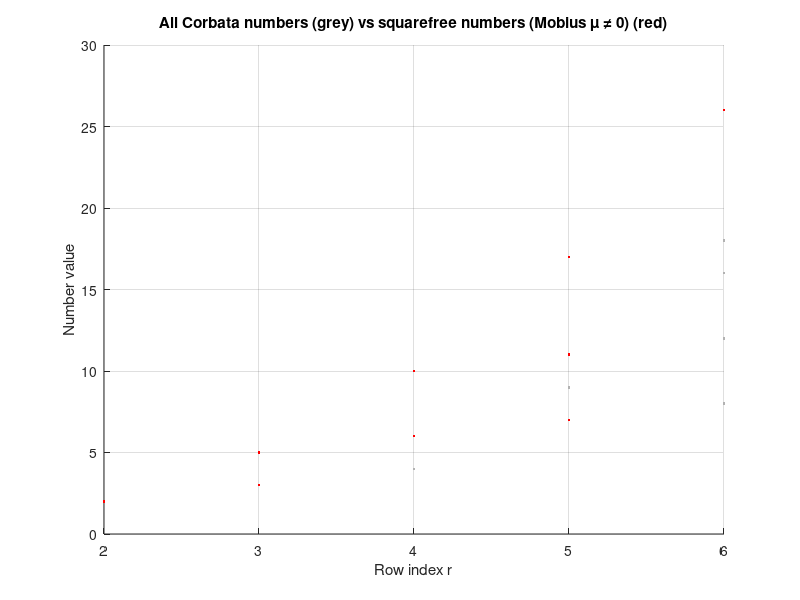
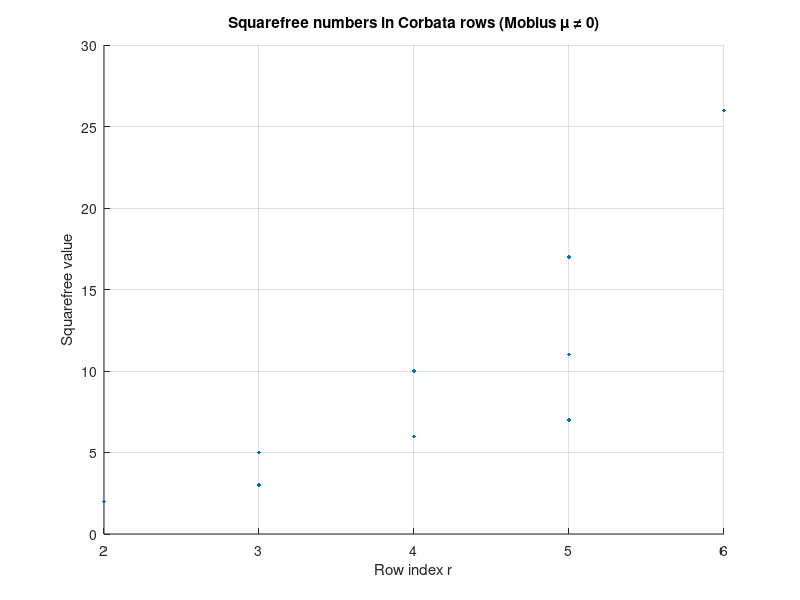

Write the MATLAB code that produced these figures, in order.
function corbata_compare_all_vs_mobius()
% Compare all Corbata numbers vs squarefree numbers (Mobius mu(n) ≠ 0).
% Figure 1: all numbers in grey with squarefree values overlaid in red.
% Figure 2: only squarefree values (Mobius mu = ±1).
% Additionally, the code prints:
%   - the count of squarefree numbers per row
%   - the density per row
%   - comparison with the theoretical densities 4/pi^2 and 8/pi^2.

    % ----- 1. User input -----
    while true
        prompt = ['How many Corbata rows (starting from row 2) ', ...
                  'do you want to generate and plot? '];
        num_rows = input(prompt);

        if isscalar(num_rows) && isnumeric(num_rows) && ...
                num_rows == floor(num_rows) && num_rows > 0
            break;
        else
            disp('Invalid input. Please enter a positive integer.');
        end
    end

    max_r = num_rows + 1;  % include top row [1]

    % Storage for all Corbata rows
    corbata_cells = cell(max_r, 1);
    corbata_cells{1} = 1;  % Row 1 contains only the value 1

    % Track used numbers to ensure no repeats
    used_numbers = containers.Map('KeyType','double','ValueType','logical');
    used_numbers(1) = true;

    % Storage for counts and lengths per row (r = 2..max_r)
    sqfree_counts  = zeros(max_r,1);
    row_lengths    = zeros(max_r,1);
    sqfree_density = zeros(max_r,1);

    % ----- 2. Build all Corbata rows -----
    for r = 2:max_r
        row_vec = generate_corbata_row_local(r);

        % Parity check: row cannot mix even and odd values
        if any(mod(row_vec,2) ~= mod(row_vec(1),2))
            error('CNS error: row %d mixes even and odd numbers.', r);
        end

        % Repetition check
        for v = row_vec
            if isKey(used_numbers, v)
                error('CNS error: number %d is repeated in row %d.', v, r);
            end
            used_numbers(v) = true;
        end

        corbata_cells{r} = row_vec;
        row_lengths(r)   = numel(row_vec);
    end

    % ----- 3. Figure 1: all numbers vs Mobius (squarefree) -----
    figure;
    hold on;

    for r = 2:max_r
        row_vec = corbata_cells{r};

        % Same x coordinate for all row entries
        x_all = r * ones(size(row_vec));

        % Plot all values in grey
        plot(x_all, row_vec, '.', 'Color', [0.7 0.7 0.7]);

        % Compute Möbius mu(n) for the row
        mu_vals = mobius_mu(row_vec);

        % Squarefree numbers correspond to mu = ±1 (mu ≠ 0)
        mask_sqfree = (mu_vals ~= 0);

        % Store counts and density
        sqfree_counts(r)  = sum(mask_sqfree);
        if row_lengths(r) > 0
            sqfree_density(r) = sqfree_counts(r) / row_lengths(r);
        end

        if any(mask_sqfree)
            vals_sqfree = row_vec(mask_sqfree);
            x_sqfree    = r * ones(size(vals_sqfree));

            % Plot squarefree numbers in red
            plot(x_sqfree, vals_sqfree, '.', 'Color', [1 0 0], 'MarkerSize', 6);
        end
    end

    xlabel('Row index r');
    ylabel('Number value');
    title('All Corbata numbers (grey) vs squarefree numbers (Mobius μ ≠ 0) (red)');
    grid on;
    hold off;

    % ----- 4. Figure 2: only squarefree values -----
    all_rows_sqfree = [];
    all_vals_sqfree = [];

    for r = 2:max_r
        vec = corbata_cells{r};
        mu_vals = mobius_mu(vec);
        mask_sqfree = (mu_vals ~= 0);

        if ~any(mask_sqfree)
            continue;
        end

        vals_row = vec(mask_sqfree);
        all_rows_sqfree = [all_rows_sqfree; r * ones(numel(vals_row),1)];
        all_vals_sqfree = [all_vals_sqfree; vals_row(:)];
    end

    if ~isempty(all_rows_sqfree)
        figure;
        scatter(all_rows_sqfree, all_vals_sqfree, 6, 'filled');
        xlabel('Row index r');
        ylabel('Squarefree value');
        title('Squarefree numbers in Corbata rows (Mobius μ ≠ 0)');
        grid on;
    else
        fprintf('No squarefree numbers found in the selected range of rows.\n');
    end

    % ----- 5. Print density comparison per row -----
    dens_even_theory = 4 / (pi^2);  % theoretical density among even integers
    dens_odd_theory  = 8 / (pi^2);  % theoretical density among odd integers

    fprintf('\nSquarefree density per row (Mobius μ ≠ 0):\n');
    fprintf('Row   length   count   density   theory    difference\n');

    for r = 2:max_r
        len_r   = row_lengths(r);
        cnt_r   = sqfree_counts(r);
        dens_r  = sqfree_density(r);

        if mod(r,2) == 0
            theory_r = dens_even_theory;
        else
            theory_r = dens_odd_theory;
        end

        diff_r = dens_r - theory_r;

        fprintf(' %3d   %5d   %5d   %7.4f   %7.4f   %+8.4f\n', ...
                r, len_r, cnt_r, dens_r, theory_r, diff_r);
    end

    % ----- 6. Global averages for even and odd rows -----
    rows = (2:max_r).';

    even_mask = (mod(rows,2) == 0);
    odd_mask  = (mod(rows,2) == 1);

    total_sqfree_even = sum(sqfree_counts(rows(even_mask)));
    total_len_even    = sum(row_lengths(rows(even_mask)));
    avg_even_density  = total_sqfree_even / total_len_even;

    total_sqfree_odd = sum(sqfree_counts(rows(odd_mask)));
    total_len_odd    = sum(row_lengths(rows(odd_mask)));
    avg_odd_density  = total_sqfree_odd / total_len_odd;

    fprintf('\nGlobal density summary:\n');
    fprintf('Even rows: observed %.6f, theory 4/pi^2 = %.6f, diff = %+8.6f\n', ...
            avg_even_density, dens_even_theory, avg_even_density - dens_even_theory);
    fprintf('Odd rows : observed %.6f, theory 8/pi^2 = %.6f, diff = %+8.6f\n', ...
            avg_odd_density,  dens_odd_theory,  avg_odd_density  - dens_odd_theory);

end



% ===================================================================
% Local row generator for the Corbata Numerical System
% ===================================================================
function row_vec = generate_corbata_row_local(r)
% Produces row r of the Corbata pattern.
% Row length: r - 1
% Leftmost value: L = (r - 2)^2 + 2

    r = double(r);

    if r == 1
        row_vec = 1;
        return;
    end

    L = (r - 2)^2 + 2;

    if r == 2
        row_vec = L;
        return;
    end

    row_len = r - 1;
    row_vec = zeros(1, row_len);
    row_vec(1) = L;

    if mod(r,2) == 0
        % EVEN ROW r = 2k
        k = r / 2;
        negcount = k - 1;
        idx = 1;

        % Left side negative jumps
        for p = negcount-1:-1:0
            idx = idx + 1;
            diff_val = -2 * (k + p - 1);
            row_vec(idx) = row_vec(idx - 1) + diff_val;
        end

        % Right side positive jumps
        for t = 1:negcount
            idx = idx + 1;
            diff_val = 2 * (k + t);
            row_vec(idx) = row_vec(idx - 1) + diff_val;
        end

    else
        % ODD ROW r = 2k + 1
        k = (r - 1) / 2;
        idx = 1;

        % Negative jumps before the center
        for s = k-2:-1:0
            idx = idx + 1;
            diff_val = -2 * (k + s);
            row_vec(idx) = row_vec(idx - 1) + diff_val;
        end

        % Central +2 jump
        idx = idx + 1;
        row_vec(idx) = row_vec(idx - 1) + 2;

        % Positive jumps after the center
        for t = 2:k
            idx = idx + 1;
            diff_val = 2 * (k + t);
            row_vec(idx) = row_vec(idx - 1) + diff_val;
        end
    end
end



% ===================================================================
% Möbius function μ(n)
% Returns:
%   μ(n) = 1   if n is squarefree with an even number of prime factors
%   μ(n) = -1  if n is squarefree with an odd number of prime factors
%   μ(n) = 0   if n has any repeated prime factor (not squarefree)
% ===================================================================
function mu_vals = mobius_mu(n_vec)
    n_vec = double(n_vec(:));         % ensure column vector
    mu_vals = zeros(size(n_vec));     % initialize output

    for i = 1:numel(n_vec)
        n = n_vec(i);

        if n == 1
            mu_vals(i) = 1;
            continue;
        end

        f = factor(n);                % prime factorization

        % If any prime factor is repeated → μ(n) = 0
        if numel(f) ~= numel(unique(f))
            mu_vals(i) = 0;
        else
            % Squarefree case: μ(n) = (-1)^(number of distinct primes)
            k = numel(unique(f));
            if mod(k,2) == 0
                mu_vals(i) = 1;
            else
                mu_vals(i) = -1;
            end
        end
    end

    % return the same shape as input
    mu_vals = reshape(mu_vals, size(n_vec));
end
